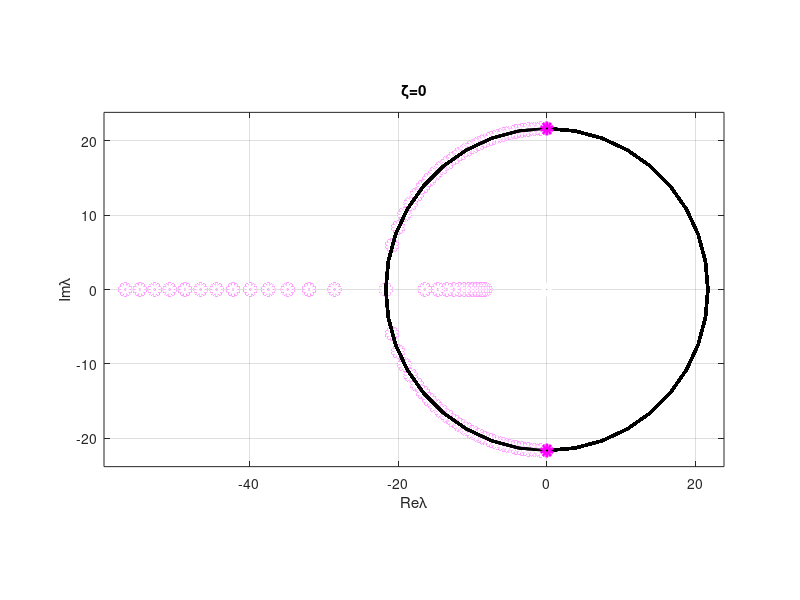

Write the MATLAB code that produced this figure.
% Animated diagram of the eigenvalues of the linear oscillator
function animated_eigenvalue_diagram
    m= 13;    k=  6100; omega_n= sqrt(k/m);
    c_cr=2*m*omega_n;
    grid on;
    phi =linspace(0,360,37);
    plot(omega_n*cos(phi/360*2*pi),omega_n*sin(phi/360*2*pi),'k-','linewidth',2);
    set(gca,'xlim', 1.1*omega_n*[-2.5,1]);
    set(gca,'ylim', 1.1*omega_n*[-1,1]);
    axis equal
    hold on
    grid on;
    zetas= {linspace(0, 1.5, 40),linspace(1.5, 0, 40),linspace(0, 1.5, 40),linspace(1.5, 0, 40)};
    pD=zeros(2);
    for j=1:length(zetas)
        for zeta=zetas{j}
            c=zeta*c_cr;
            A = [0, 1; -omega_n^2, -(c/m)];
            [V,D]=eig(A);
            plot(real(pD(1,1)),imag(pD(1,1)),'wo','linewidth',4);
            plot(real(pD(2,2)),imag(pD(2,2)),'wo','linewidth',4);
            plot(omega_n*cos(phi/360*2*pi),omega_n*sin(phi/360*2*pi),'k-','linewidth',2);
            plot(real(D(1,1)),imag(D(1,1)),'mo','linewidth',4);
            plot(real(D(2,2)),imag(D(2,2)),'mo','linewidth',4);
            xlabel('Re\lambda'),ylabel('Im\lambda')
            title(['\zeta=' num2str(zeta)])
            pause(0.1)
            pD=D;
        end
    end
end
